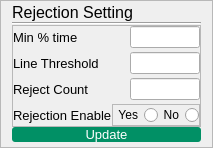
            <widget class="QFrame" name="rejectionSetting_Frame">
             <property name="minimumSize">
              <size>
               <width>0</width>
               <height>0</height>
              </size>
             </property>
             <property name="styleSheet">
              <string notr="true"/>
             </property>
             <property name="frameShape">
              <enum>QFrame::StyledPanel</enum>
             </property>
             <property name="frameShadow">
              <enum>QFrame::Raised</enum>
             </property>
             <layout class="QVBoxLayout" name="verticalLayout_8">
              <property name="spacing">
               <number>0</number>
              </property>
              <property name="topMargin">
               <number>2</number>
              </property>
              <property name="bottomMargin">
               <number>5</number>
              </property>
              <item alignment="Qt::AlignLeft">
               <widget class="QLabel" name="rejectSetting_Label">
                <property name="sizePolicy">
                 <sizepolicy hsizetype="Preferred" vsizetype="Fixed">
                  <horstretch>0</horstretch>
                  <verstretch>0</verstretch>
                 </sizepolicy>
                </property>
                <property name="maximumSize">
                 <size>
                  <width>16777215</width>
                  <height>30</height>
                 </size>
                </property>
                <property name="font">
                 <font>
                  <family>Arial</family>
                  <pointsize>12</pointsize>
                 </font>
                </property>
                <property name="text">
                 <string>Rejection Setting</string>
                </property>
                <property name="alignment">
                 <set>Qt::AlignCenter</set>
                </property>
               </widget>
              </item>
              <item>
               <widget class="Line" name="line_3">
                <property name="orientation">
                 <enum>Qt::Horizontal</enum>
                </property>
               </widget>
              </item>
              <item>
               <widget class="QFrame" name="frame_4">
                <property name="sizePolicy">
                 <sizepolicy hsizetype="Preferred" vsizetype="Preferred">
                  <horstretch>0</horstretch>
                  <verstretch>0</verstretch>
                 </sizepolicy>
                </property>
                <property name="frameShape">
                 <enum>QFrame::StyledPanel</enum>
                </property>
                <property name="frameShadow">
                 <enum>QFrame::Raised</enum>
                </property>
                <layout class="QGridLayout" name="gridLayout_3">
                 <property name="leftMargin">
                  <number>0</number>
                 </property>
                 <property name="topMargin">
                  <number>0</number>
                 </property>
                 <property name="rightMargin">
                  <number>0</number>
                 </property>
                 <property name="bottomMargin">
                  <number>0</number>
                 </property>
                 <property name="horizontalSpacing">
                  <number>0</number>
                 </property>
                 <property name="verticalSpacing">
                  <number>4</number>
                 </property>
                 <item row="3" column="1">
                  <widget class="QFrame" name="frame_8">
                   <property name="sizePolicy">
                    <sizepolicy hsizetype="Preferred" vsizetype="Fixed">
                     <horstretch>0</horstretch>
                     <verstretch>0</verstretch>
                    </sizepolicy>
                   </property>
                   <property name="frameShape">
                    <enum>QFrame::StyledPanel</enum>
                   </property>
                   <property name="frameShadow">
                    <enum>QFrame::Raised</enum>
                   </property>
                   <layout class="QHBoxLayout" name="horizontalLayout_3">
                    <property name="spacing">
                     <number>0</number>
                    </property>
                    <property name="leftMargin">
                     <number>0</number>
                    </property>
                    <property name="topMargin">
                     <number>0</number>
                    </property>
                    <property name="rightMargin">
                     <number>0</number>
                    </property>
                    <property name="bottomMargin">
                     <number>0</number>
                    </property>
                    <item alignment="Qt::AlignLeft">
                     <widget class="QRadioButton" name="rejectEnable_Yes">
                      <property name="layoutDirection">
                       <enum>Qt::RightToLeft</enum>
                      </property>
                      <property name="text">
                       <string>Yes</string>
                      </property>
                     </widget>
                    </item>
                    <item alignment="Qt::AlignRight">
                     <widget class="QRadioButton" name="rejectEnable_No">
                      <property name="layoutDirection">
                       <enum>Qt::RightToLeft</enum>
                      </property>
                      <property name="text">
                       <string>No</string>
                      </property>
                     </widget>
                    </item>
                   </layout>
                  </widget>
                 </item>
                 <item row="0" column="1" alignment="Qt::AlignRight">
                  <widget class="QLineEdit" name="minPercent_Entry">
                   <property name="maximumSize">
                    <size>
                     <width>70</width>
                     <height>16777215</height>
                    </size>
                   </property>
                   <property name="font">
                    <font>
                     <weight>75</weight>
                     <bold>true</bold>
                    </font>
                   </property>
                   <property name="alignment">
                    <set>Qt::AlignCenter</set>
                   </property>
                  </widget>
                 </item>
                 <item row="2" column="1" alignment="Qt::AlignRight">
                  <widget class="QLineEdit" name="rejectCount_Entry">
                   <property name="minimumSize">
                    <size>
                     <width>70</width>
                     <height>0</height>
                    </size>
                   </property>
                   <property name="maximumSize">
                    <size>
                     <width>70</width>
                     <height>16777215</height>
                    </size>
                   </property>
                   <property name="font">
                    <font>
                     <weight>75</weight>
                     <bold>true</bold>
                    </font>
                   </property>
                   <property name="alignment">
                    <set>Qt::AlignCenter</set>
                   </property>
                  </widget>
                 </item>
                 <item row="2" column="0">
                  <widget class="QLabel" name="rejectCount_Label">
                   <property name="font">
                    <font>
                     <family>Arial</family>
                     <pointsize>10</pointsize>
                    </font>
                   </property>
                   <property name="text">
                    <string>Reject Count </string>
                   </property>
                   <property name="alignment">
                    <set>Qt::AlignLeading|Qt::AlignLeft|Qt::AlignVCenter</set>
                   </property>
                  </widget>
                 </item>
                 <item row="1" column="0">
                  <widget class="QLabel" name="lineThresh">
                   <property name="font">
                    <font>
                     <family>Arial</family>
                     <pointsize>10</pointsize>
                    </font>
                   </property>
                   <property name="text">
                    <string>Line Threshold</string>
                   </property>
                   <property name="alignment">
                    <set>Qt::AlignLeading|Qt::AlignLeft|Qt::AlignVCenter</set>
                   </property>
                  </widget>
                 </item>
                 <item row="1" column="1" alignment="Qt::AlignRight">
                  <widget class="QLineEdit" name="linearThresh_Entry">
                   <property name="maximumSize">
                    <size>
                     <width>70</width>
                     <height>16777215</height>
                    </size>
                   </property>
                   <property name="font">
                    <font>
                     <weight>75</weight>
                     <bold>true</bold>
                    </font>
                   </property>
                   <property name="alignment">
                    <set>Qt::AlignCenter</set>
                   </property>
                  </widget>
                 </item>
                 <item row="0" column="0">
                  <widget class="QLabel" name="minPercentTime_Label">
                   <property name="font">
                    <font>
                     <family>Arial</family>
                     <pointsize>10</pointsize>
                    </font>
                   </property>
                   <property name="text">
                    <string>Min % time</string>
                   </property>
                  </widget>
                 </item>
                 <item row="3" column="0">
                  <widget class="QLabel" name="rejectEnable_Label">
                   <property name="font">
                    <font>
                     <family>Arial</family>
                     <pointsize>10</pointsize>
                    </font>
                   </property>
                   <property name="text">
                    <string>Rejection Enable</string>
                   </property>
                  </widget>
                 </item>
                </layout>
               </widget>
              </item>
              <item>
               <widget class="QPushButton" name="rejectSetting_updateButton">
                <property name="minimumSize">
                 <size>
                  <width>0</width>
                  <height>0</height>
                 </size>
                </property>
                <property name="maximumSize">
                 <size>
                  <width>16777215</width>
                  <height>24</height>
                 </size>
                </property>
                <property name="font">
                 <font>
                  <family>Arial</family>
                  <pointsize>10</pointsize>
                  <weight>50</weight>
                  <bold>false</bold>
                 </font>
                </property>
                <property name="styleSheet">
                 <string notr="true">QPushButton{
	background-color: #019065;
	color:white;
	border:none;
	border-radius:3px;
}
QPushButton:pressed{
	background-color:#019065;
	border-left:2px solid rgb(100,180,180);
	border-top:2px solid rgb(100,180,180);
}</string>
                </property>
                <property name="text">
                 <string>Update</string>
                </property>
               </widget>
              </item>
             </layout>
            </widget>
